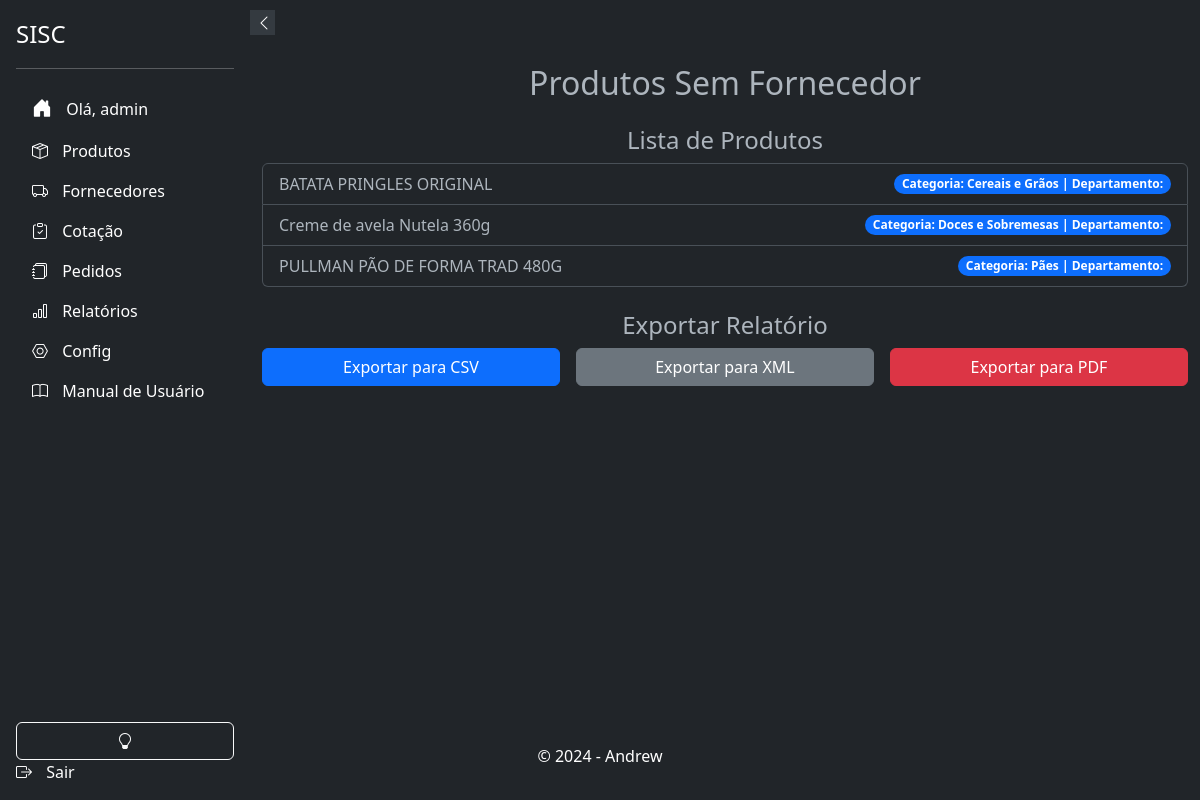
/relatorios/produtos-sem-fornecedor/ (signed in), run on an earlier commit of the app's database.
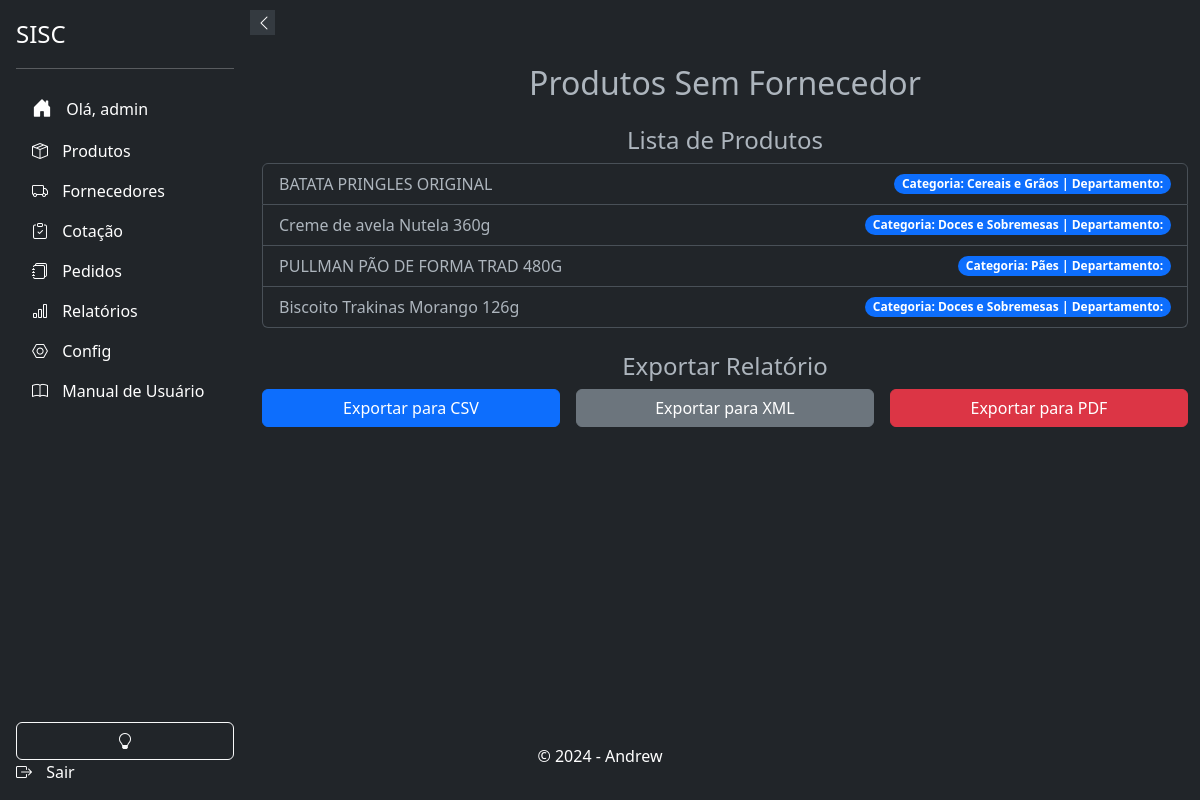
And on a later commit of the database.
### products/models.py (models this page shows, shortened)
class Product(models.Model):
    UNIDADE_CHOICES = (
        ('mm', 'Milímetro'),
        ('cm', 'Centímetro'),
        ('m', 'Metro'),
    )
    UNIDADE_DE_MEDIDA_CHOICES = [
        ('Kg', 'Quilo'),
        ('Dp', 'Display'),
        ('Un', 'Unidade'),
        ('Cx', 'Caixa'),
        ('Fd', 'Fardo'),
        ('Pct', 'Pacote'),
        ('Sch', 'Sache'),
        ('Tp', 'Take Profit'),
    ]
    id = models.AutoField(primary_key=True)
    ean = models.CharField(max_length=13, unique=True, blank=True, null=True)
    sku = models.CharField("SKU", max_length=255, unique=True, blank=True, null=True)
    name = models.CharField(max_length=255)
    brand = models.ForeignKey(Brand, on_delete=models.PROTECT, related_name='products', blank=True, null=True)
    product_line = models.ForeignKey(ProductLine, on_delete=models.PROTECT, related_name='products', blank=True, null=True)
    department = models.ForeignKey(Departamento, on_delete=models.PROTECT, related_name='products', blank=True, null=True)
    category = models.ForeignKey(Category, on_delete=models.PROTECT, related_name='products', blank=True, null=True)
    subcategory = models.ForeignKey(Subcategory, on_delete=models.PROTECT, related_name='products', blank=True, null=True)
    status = models.BooleanField(default=True)
    photo = models.ImageField(upload_to='products/', blank=True, null=True)
    notas = models.TextField("Notas", blank=True, null=True)
    descricao = models.TextField(_("Descrição"), max_length=50, blank=True)
    preco_de_custo = models.DecimalField(_("Preço de Custo"), max_digits=10, decimal_places=3, blank=True, null=True)
    altura_embalagem = models.DecimalField(max_digits=10, decimal_places=3, blank=True, null=True, verbose_name='Altura da Embalagem')
    largura_embalagem = models.DecimalField(max_digits=10, decimal_places=3, blank=True, null=True, verbose_name='Largura da Embalagem')
    comprimento_embalagem = models.DecimalField(max_digits=10, decimal_places=3, blank=True, null=True, verbose_name='Comprimento da Embalagem')
    espessura_embalagem = models.DecimalField(max_digits=10, decimal_places=3, blank=True, null=True, verbose_name='Espessura da Embalagem')
    raio_embalagem = models.DecimalField(max_digits=10, decimal_places=3, blank=True, null=True, verbose_name='Raio da Embalagem')
    unidade_altura = models.CharField(max_length=2, choices=UNIDADE_CHOICES, blank=True, null=True, verbose_name='Unidade de Medida Altura')
    unidade_largura = models.CharField(max_length=2, choices=UNIDADE_CHOICES, blank=True, null=True, verbose_name='Unidade de Medida Largura')
    unidade_comprimento = models.CharField(max_length=2, choices=UNIDADE_CHOICES, blank=True, null=True, verbose_name='Unidade de Medida Comprimento')
    unidade_espessura = models.CharField(max_length=2, choices=UNIDADE_CHOICES, blank=True, null=True, verbose_name='Unidade de Medida Espessura')
    unidade_raio = models.CharField(max_length=2, choices=UNIDADE_CHOICES, blank=True, null=True, verbose_name='Unidade de Medida Raio')
    unidade_de_medida = models.CharField(_("Unidade de Medida"), max_length=50, blank=True, null=True, choices=UNIDADE_DE_MEDIDA_CHOICES)
    quantidade_por_volume = models.PositiveIntegerField(blank=True, null=True, verbose_name='Quantidade por Volume')
    data_de_validade = models.DateField(_("Data de Validade"), blank=True, null=True)
    history = HistoricalRecords()

class Category(models.Model):
    department = models.ForeignKey(Departamento, on_delete=models.CASCADE, related_name='categories')
    name = models.CharField(max_length=200)

### relatorios/views.py (the view, shortened to what this page needs)
# urls.py: path('produtos-sem-fornecedor/', ProdutosSemFornecedorView.as_view(), name='produtos_sem_fornecedor'),
@method_decorator(login_required(login_url=''), name='dispatch')
class ProdutosSemFornecedorView(TemplateView):
    template_name = 'relatorios/produtos_sem_fornecedor.html'
    def get(self, request):
        produtos_com_fornecedor = ProductPriceHistory.objects.values_list('product_id', flat=True).distinct()
        produtos_sem_fornecedor = Product.objects.exclude(id__in=produtos_com_fornecedor)
        context = {
            'produtos_sem_fornecedor': produtos_sem_fornecedor,
        }
        return render(request, self.template_name, context)

### relatorios/templates/relatorios/produtos_sem_fornecedor.html (shortened to what this page needs)
{% extends 'base.html' %}
{% block content %}
<div class="container my-4">
    <h2 class="text-center">Produtos Sem Fornecedor</h2>
    <div class="row mt-4">
        <div class="col-md-12">
            <h4 class="text-center">Lista de Produtos</h4>
            <ul class="list-group">
                {% for produto in produtos_sem_fornecedor %}
                <li class="list-group-item d-flex justify-content-between align-items-center">
                    {{ produto.name }}
                    <span class="badge bg-primary rounded-pill">
                        Categoria: {{ produto.category.name }} | Departamento: {{ produto.department.name }}
                    </span>
                </li>
                {% endfor %}
            </ul>
        </div>
    </div>
    <div class="row mt-4">
        <div class="col-md-12">
            <h4 class="text-center">Exportar Relatório</h4>
            <form method="post" class="row g-3">
                <div class="col-md-4">
                    <button type="submit" name="formato" value="csv" class="btn btn-primary w-100">Exportar para CSV</button>
                </div>
                <div class="col-md-4">
                    <button type="submit" name="formato" value="xml" class="btn btn-secondary w-100">Exportar para XML</button>
                </div>
                <div class="col-md-4">
                    <button type="submit" name="formato" value="pdf" class="btn btn-danger w-100">Exportar para PDF</button>
                </div>
            </form>
        </div>
    </div>
</div>
{% endblock %}

What changed in the data, as far as the page shows it:
added Product: name "Biscoito Trakinas Morango 126g", category.name "Doces e Sobremesas"
